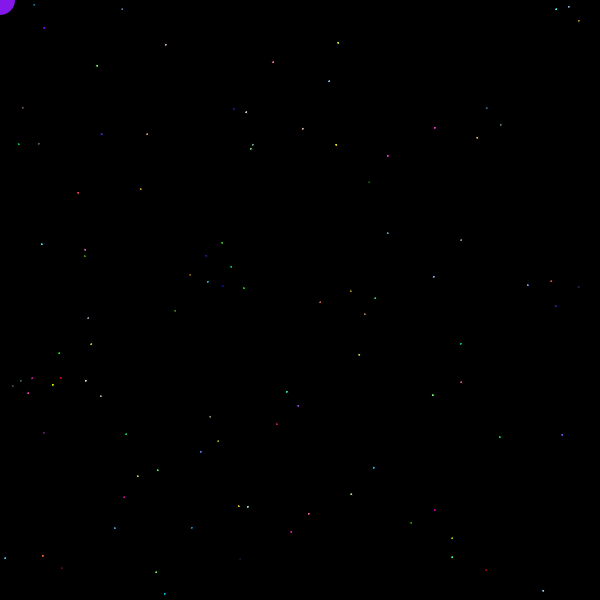
Frame 1 (no input)
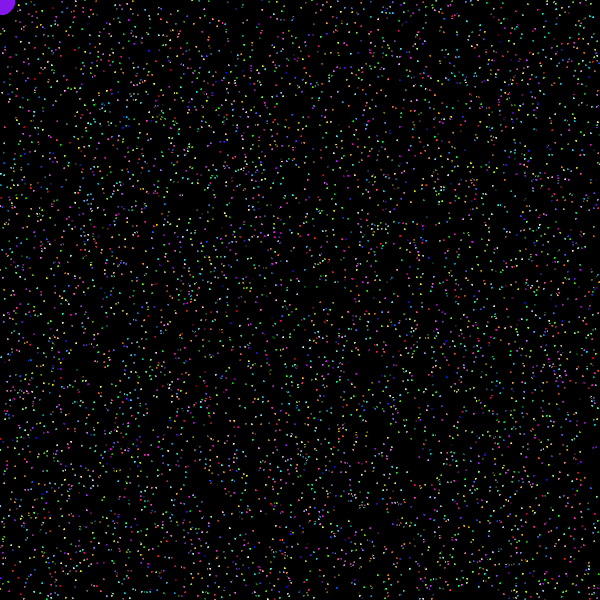
Frame 60 (the mouse pressed at the canvas centre just before this capture)
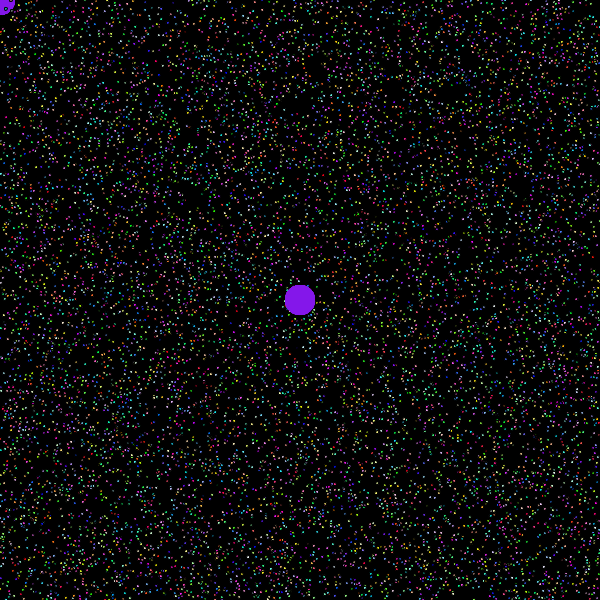
Frame 120 (the mouse held since frame 60 and released just before this capture)

The Processing sketch that drew these frames (run headless with seeded random() and noise(); from frame 60 on, the mouse is pressed at the canvas centre):

// Processing sketch: potential
// ── potential.pde
particle[] particles;

void setup()
{
    size(600, 600);
    background(0);
}

void draw()
{
    noStroke();
    fill(132, 23, 234);
    ellipse(mouseX, mouseY, 30, 30);
    particles = new particle[100];

    for (int i = 0; i < 100; ++i)
    {
        particles[i] = new particle(new PVector(random(600), random(600)));
        particles[i].show();
    }
}

class particle
{
    PVector pos;
    // PVector velocity;

    particle(PVector myPosition)
    {
        pos = myPosition;
    }

    void show()
    {
        stroke(0);
        fill(random(255), random(255), random(255));
        ellipse(pos.x, pos.y, 3, 3);
    }
}
